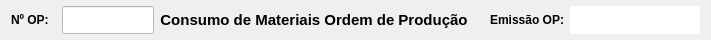
     <widget class="QWidget" name="widget_cabecalho" native="true">
      <property name="sizePolicy">
       <sizepolicy hsizetype="Preferred" vsizetype="Fixed">
        <horstretch>0</horstretch>
        <verstretch>0</verstretch>
       </sizepolicy>
      </property>
      <property name="minimumSize">
       <size>
        <width>0</width>
        <height>40</height>
       </size>
      </property>
      <property name="maximumSize">
       <size>
        <width>16777215</width>
        <height>40</height>
       </size>
      </property>
      <property name="styleSheet">
       <string notr="true"/>
      </property>
      <layout class="QHBoxLayout" name="horizontalLayout">
       <property name="topMargin">
        <number>6</number>
       </property>
       <property name="bottomMargin">
        <number>6</number>
       </property>
       <item>
        <widget class="QLabel" name="label_3">
         <property name="sizePolicy">
          <sizepolicy hsizetype="Minimum" vsizetype="Preferred">
           <horstretch>0</horstretch>
           <verstretch>0</verstretch>
          </sizepolicy>
         </property>
         <property name="minimumSize">
          <size>
           <width>45</width>
           <height>0</height>
          </size>
         </property>
         <property name="maximumSize">
          <size>
           <width>45</width>
           <height>16777215</height>
          </size>
         </property>
         <property name="font">
          <font>
           <pointsize>9</pointsize>
           <weight>75</weight>
           <bold>true</bold>
          </font>
         </property>
         <property name="text">
          <string>Nº OP:</string>
         </property>
         <property name="alignment">
          <set>Qt::AlignLeading|Qt::AlignLeft|Qt::AlignVCenter</set>
         </property>
        </widget>
       </item>
       <item>
        <widget class="QLineEdit" name="line_Num_OP">
         <property name="sizePolicy">
          <sizepolicy hsizetype="Fixed" vsizetype="Preferred">
           <horstretch>0</horstretch>
           <verstretch>0</verstretch>
          </sizepolicy>
         </property>
         <property name="maximumSize">
          <size>
           <width>92</width>
           <height>16777215</height>
          </size>
         </property>
         <property name="font">
          <font>
           <pointsize>12</pointsize>
          </font>
         </property>
         <property name="styleSheet">
          <string notr="true">background-color: rgb(255, 255, 255);</string>
         </property>
         <property name="inputMask">
          <string/>
         </property>
         <property name="text">
          <string/>
         </property>
         <property name="frame">
          <bool>true</bool>
         </property>
         <property name="echoMode">
          <enum>QLineEdit::Normal</enum>
         </property>
         <property name="alignment">
          <set>Qt::AlignCenter</set>
         </property>
         <property name="dragEnabled">
          <bool>false</bool>
         </property>
         <property name="placeholderText">
          <string/>
         </property>
        </widget>
       </item>
       <item>
        <widget class="QLabel" name="label_13">
         <property name="sizePolicy">
          <sizepolicy hsizetype="Preferred" vsizetype="Preferred">
           <horstretch>0</horstretch>
           <verstretch>0</verstretch>
          </sizepolicy>
         </property>
         <property name="minimumSize">
          <size>
           <width>150</width>
           <height>0</height>
          </size>
         </property>
         <property name="font">
          <font>
           <pointsize>11</pointsize>
           <weight>75</weight>
           <bold>true</bold>
          </font>
         </property>
         <property name="text">
          <string>Consumo de Materiais Ordem de Produção</string>
         </property>
         <property name="alignment">
          <set>Qt::AlignCenter</set>
         </property>
        </widget>
       </item>
       <item>
        <widget class="QLabel" name="label_5">
         <property name="sizePolicy">
          <sizepolicy hsizetype="Fixed" vsizetype="Preferred">
           <horstretch>0</horstretch>
           <verstretch>0</verstretch>
          </sizepolicy>
         </property>
         <property name="minimumSize">
          <size>
           <width>90</width>
           <height>0</height>
          </size>
         </property>
         <property name="maximumSize">
          <size>
           <width>90</width>
           <height>16777215</height>
          </size>
         </property>
         <property name="font">
          <font>
           <pointsize>9</pointsize>
           <weight>75</weight>
           <bold>true</bold>
          </font>
         </property>
         <property name="text">
          <string>Emissão OP:</string>
         </property>
         <property name="alignment">
          <set>Qt::AlignRight|Qt::AlignTrailing|Qt::AlignVCenter</set>
         </property>
        </widget>
       </item>
       <item>
        <widget class="QLabel" name="label_Emissao">
         <property name="sizePolicy">
          <sizepolicy hsizetype="Fixed" vsizetype="Preferred">
           <horstretch>0</horstretch>
           <verstretch>0</verstretch>
          </sizepolicy>
         </property>
         <property name="minimumSize">
          <size>
           <width>130</width>
           <height>0</height>
          </size>
         </property>
         <property name="maximumSize">
          <size>
           <width>130</width>
           <height>16777215</height>
          </size>
         </property>
         <property name="font">
          <font>
           <pointsize>9</pointsize>
           <weight>75</weight>
           <bold>true</bold>
          </font>
         </property>
         <property name="styleSheet">
          <string notr="true">background-color: rgb(255, 255, 255);</string>
         </property>
         <property name="text">
          <string/>
         </property>
         <property name="alignment">
          <set>Qt::AlignCenter</set>
         </property>
        </widget>
       </item>
      </layout>
     </widget>
